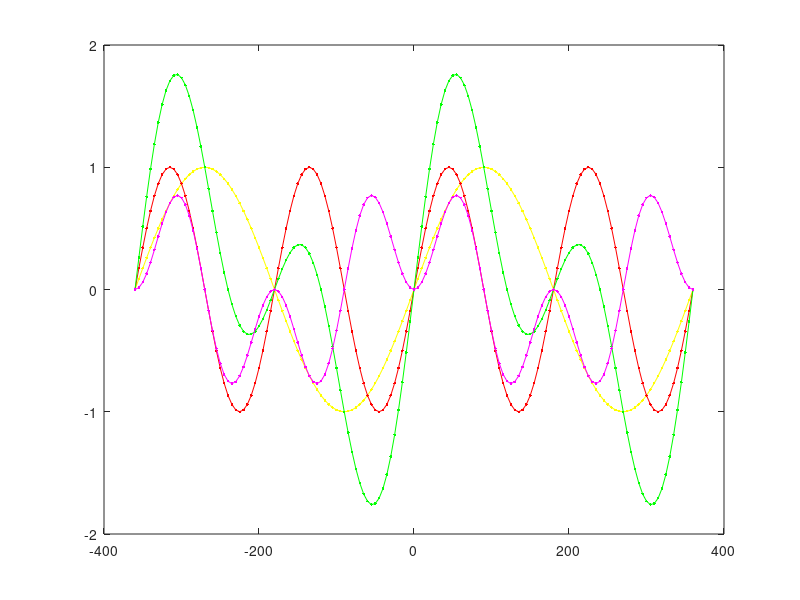

Here is the MATLAB script that generated this plot:
x= -360 : 5 : 360
y1= sind(x)
plot(x,y1,'.-y')
hold on
y2=sind(2*x)
plot (x,y2,'.-r')
hold on
y3=y1+y2
plot(x,y3,'.-g')
hold on
y4=y1.*y2
plot(x,y4,'.-m')
hold on


